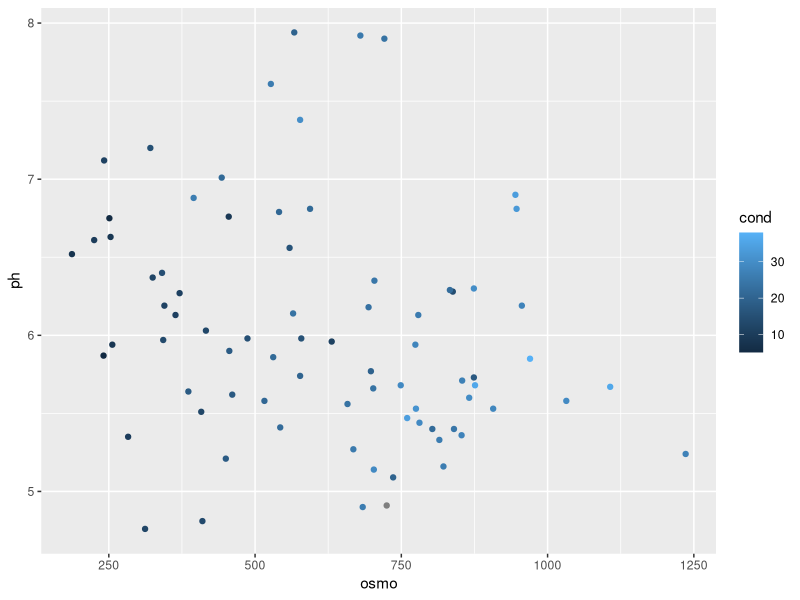
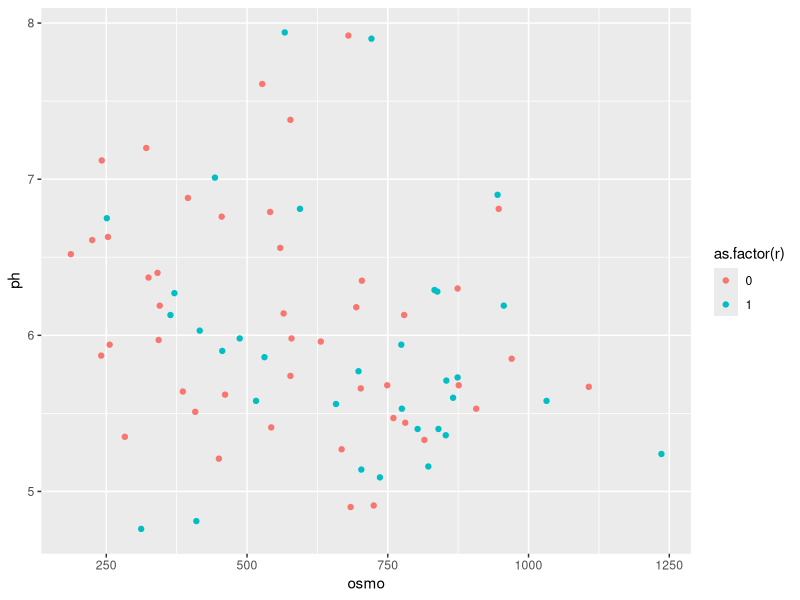

The R script that drew these images, in order:
## ---- chunk 1
knitr::opts_chunk$set(
  warning = FALSE, 
  message = FALSE,
  echo = TRUE,
  eval = FALSE
)
## ---- chunk 2
library(tidyverse)
## ---- chunk 3
# Load libraries
library(tidyverse)
library(boot)

# Load data
urine <- boot::urine

# Look at help file for more info
# ?urine

# Create a quick scatterplot
ggplot(data = urine, aes(x = osmo, y = ph)) +
  geom_point(aes(colour = cond))
## ---- chunk 4
ggplot(data = urine, aes(x = osmo, y = ph)) +
  geom_point(aes(colour = as.factor(r)))
